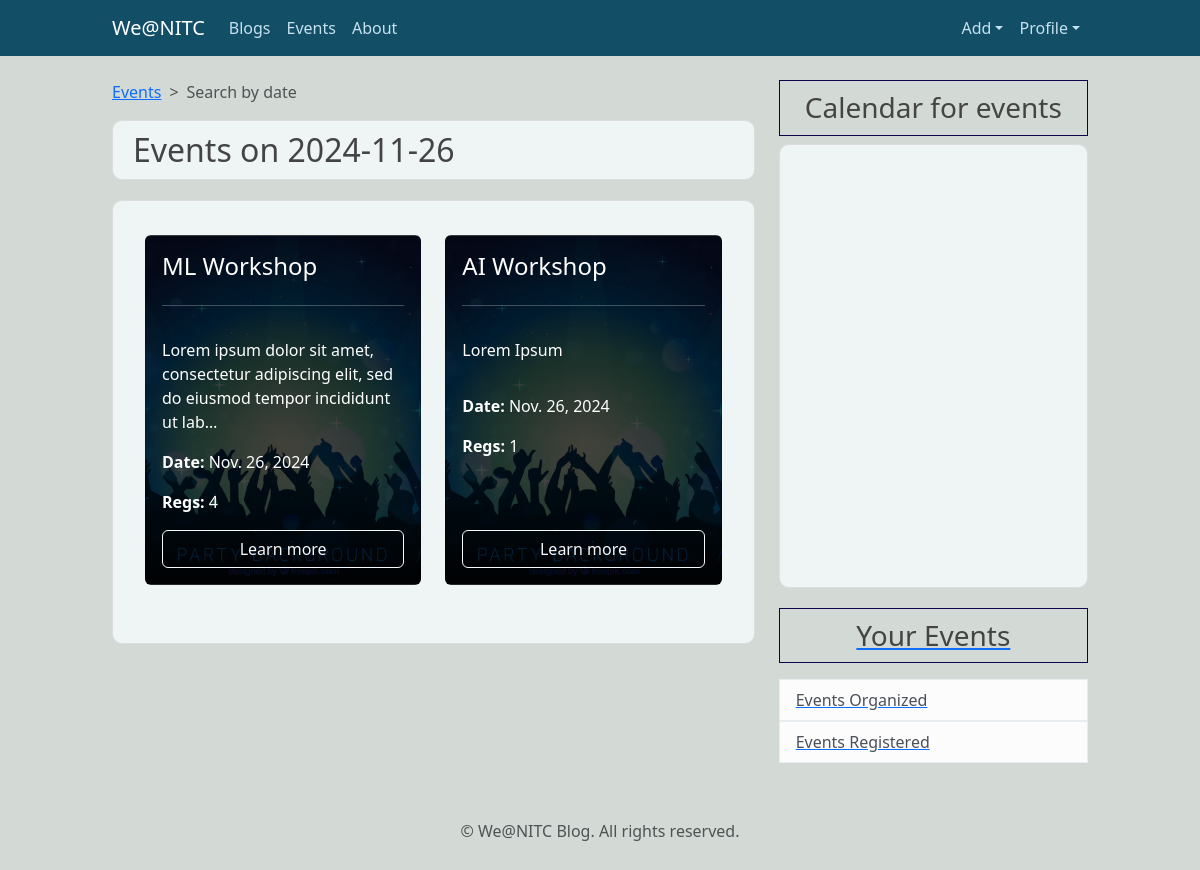
Page /events/calendar/2024-11-26/ (signed in) on the earlier database version.
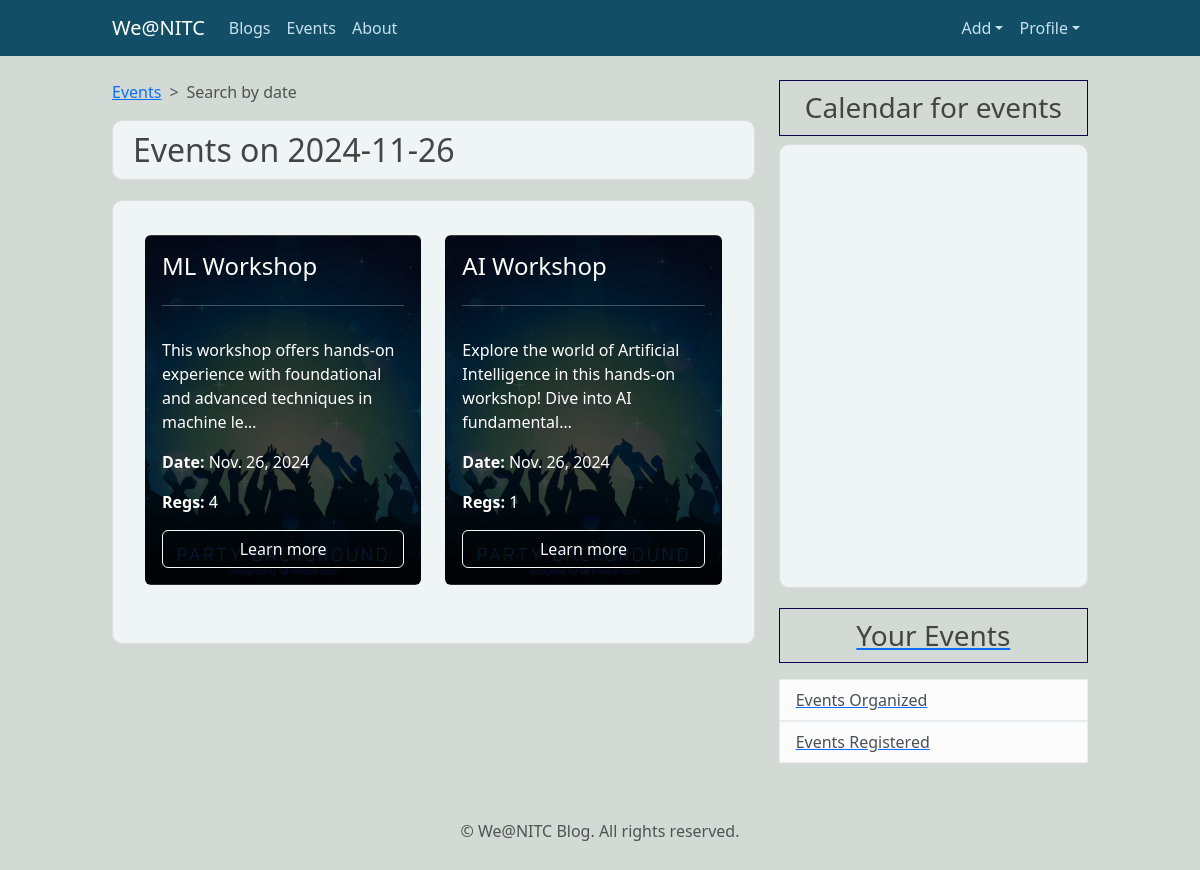
Same page on the later database version.
### events/models.py (models this page shows, shortened)
class Event(models.Model):
    name = models.CharField(max_length=255)
    description = CKEditor5Field(null = True,blank=True, config_name='extends')
    date = models.DateField()
    organizer = models.ForeignKey(User, on_delete=models.CASCADE, related_name="organized_events")

### events/views.py (the view)
# urls.py: path('calendar/<str:date>/', views.get_events_by_date.as_view(), name='get_events_by_date'),
class get_events_by_date(LoginRequiredMixin,ListView):
    model = Event #Which model to query to get list
    template_name='events/events_by_date.html'   # <app> / <model>_<viewtype>.html
    context_object_name = 'posts' # object_name was by default object_list
    paginate_by = 5
    def get_queryset(self,**kwargs):
        date= self.kwargs.get('date')
        return Event.objects.filter(date=date)
    def get_context_data(self,**kwargs):
        context = super().get_context_data(**kwargs)
        context['date'] = self.kwargs.get('date')
        context['cal'] = "events"
        return context

### events/templates/events/events_by_date.html (shortened to what this page needs)
{% extends "blog/base.html"%}
{% block content%}
<nav style="--bs-breadcrumb-divider: '>';" aria-label="breadcrumb">
  <ol class="breadcrumb">
      <li class="breadcrumb-item"><a href="{% url 'event-list' %}">Events</a></li>
      <li class="breadcrumb-item active" aria-current="page">Search by date</li>
  </ol>
</nav>
    <h2 class="content-section"> Events on {{ date }}</h2>
    <article class="content-section">
      <div class="container my-4">
        <div class="row">
    {% for post in posts %}
    <div class="col-md-6 col-lg-6 mb-4 d-flex">
      <div class="card text-white d-flex flex-column w-100" style="background: linear-gradient(rgba(0, 0, 0, 0.8), rgba(0, 0, 0, 0.7)), url('/media/event_bg.png') no-repeat center center / cover;">
          <div class="card-body d-flex flex-column">
              <h4 class="card-title">{{ post.name }}</h4>
              <hr>
              <p class="card-text">{{ post.description|truncatechars:100|safe }}</p>
              <p class="card-text"><strong> Date: </strong>{{ post.date }} </p>
              <p class="card-text"><strong> Regs: </strong>{{ post.participants.count }}</p>
              <a href="{% url 'event-detail' post.id %}" class="btn btn-outline-light mt-auto">Learn more</a>
          </div>
      </div>
  </div>
    {% endfor %}
</div>
</div>
</article>
{% endblock content %}

Differences in the rows shown:
changed Event "ML Workshop": description "Lorem ipsum dolor sit amet, consectetur adipiscing elit, sed do eiusmod tempor incididunt ut lab…" → "This workshop offers hands-on experience with foundational and advanced techniques in machine le…"
changed Event "AI Workshop": description "Lorem Ipsum" → "Explore the world of Artificial Intelligence in this hands-on workshop! Dive into AI fundamental…"
